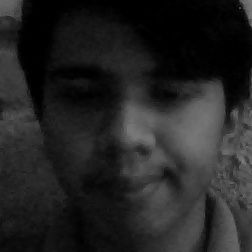
#> input picture dataset/User.1.1.jpg, 252 x 252 px; its folder holds 4 pictures in this run
$ python trainer.py
#> lines starting #> are read from the running program, lines starting #| are printed output that depends on the picture
import cv2
import numpy as np
from PIL import Image
import os

#Nama folder untuk menyimpan data sampel wajah
path = 'dataset'

recognizer=cv2.face.LBPHFaceRecognizer_create()
detector = cv2.CascadeClassifier('haarcascade_frontalface_default.xml');

def get_images_and_labels(path):
#> called with path = 'dataset'
     image_paths = [os.path.join(path, f) for f in os.listdir(path)]
     images = []
     labels = []
     for image_path in image_paths:
         # Baca gambar dan convert ke grayscale
         image_pil = Image.open(image_path).convert('L')
#> image_pil is the input picture: PIL image 252x252 L; min 0, max 130, mean 35.7
         # Convert gambar ke numpy array
         image = np.array(image_pil, 'uint8')
         # Ambil label dari gambar
         nbr = int(os.path.split(image_path)[-1].split(".")[1])

         print(nbr)
         # Deteksi wajah
         faces = detector.detectMultiScale(image)
#> faces = [[18, 15, 217, 217]]
         # Jika wajah terdeteksi append the face to images and the label to labels
         for (x, y, w, h) in faces:
             images.append(image[y: y + h, x: x + w])
             labels.append(nbr)
             cv2.imshow("Menambahkan data wajah untuk training...", image[y: y + h, x: x + w])
             cv2.waitKey(10)
#> this loop made 1 pass
#> pass 1, in get_images_and_labels, `cv2.imshow("Menambahkan data wajah untuk training...", image[y: y + h,..`:
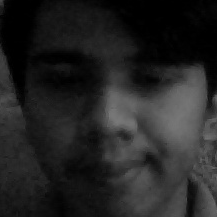
#> window 'Menambahkan data wajah untuk t': shape (217, 217); min 0, max 122, mean 36
#> after the loop, images = 1 item; labels = [1]
#> pass 2 of the loop in get_images_and_labels, `for image_path in image_paths:`:
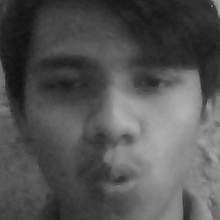
#> input picture dataset/User.1.10.jpg, 220 x 220 px
#> in get_images_and_labels, image_pil is the input picture: PIL image 220x220 L; min 15, max 177, mean 83.2
#> faces = [[17, 16, 186, 186]]
#> the loop in get_images_and_labels, `for (x, y, w, h) in faces:` made 1 pass
#> pass 1, in get_images_and_labels, `cv2.imshow("Menambahkan data wajah untuk training...", image[y: y + h,..`:
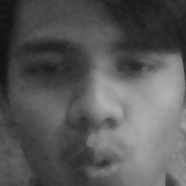
#> window 'Menambahkan data wajah untuk t': shape (186, 186); min 15, max 177, mean 88
#> after the loop in get_images_and_labels, `for (x, y, w, h) in faces:`: images = 2 items; labels = [1, 1]
#> pass 3 of the loop in get_images_and_labels, `for image_path in image_paths:`:
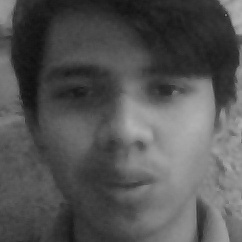
#> input picture dataset/User.1.11.jpg, 242 x 242 px
#> in get_images_and_labels, image_pil is the input picture: PIL image 242x242 L; min 15, max 178, mean 84.1
#> faces = [[18, 16, 210, 210]]
#> the loop in get_images_and_labels, `for (x, y, w, h) in faces:` made 1 pass
#> pass 1, in get_images_and_labels, `cv2.imshow("Menambahkan data wajah untuk training...", image[y: y + h,..`:
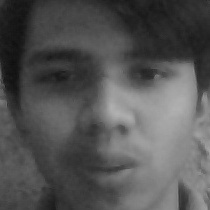
#> window 'Menambahkan data wajah untuk t': shape (210, 210); min 15, max 178, mean 84.3
#> after the loop in get_images_and_labels, `for (x, y, w, h) in faces:`: images = 3 items; labels = [1, 1, 1]
#> the loop made 4 passes; the first 3 are shown
     # return the images list and labels list
     return images, labels

print("\n [INFO] Training gambar wajah. Silahkan tunggu beberapa saat...")
images,labels = get_images_and_labels(path)
cv2.imshow('test',images[0])
cv2.waitKey(1)

recognizer.train(images, np.array(labels))
#Menyimpan data pola wajah ke dalam data YAML
recognizer.save('trainer/trainer.yml')
cv2.destroyAllWindows()

print("\n [INFO] Training {0} wajah selesai. Menutup Program".format(len(np.unique(labels))))
